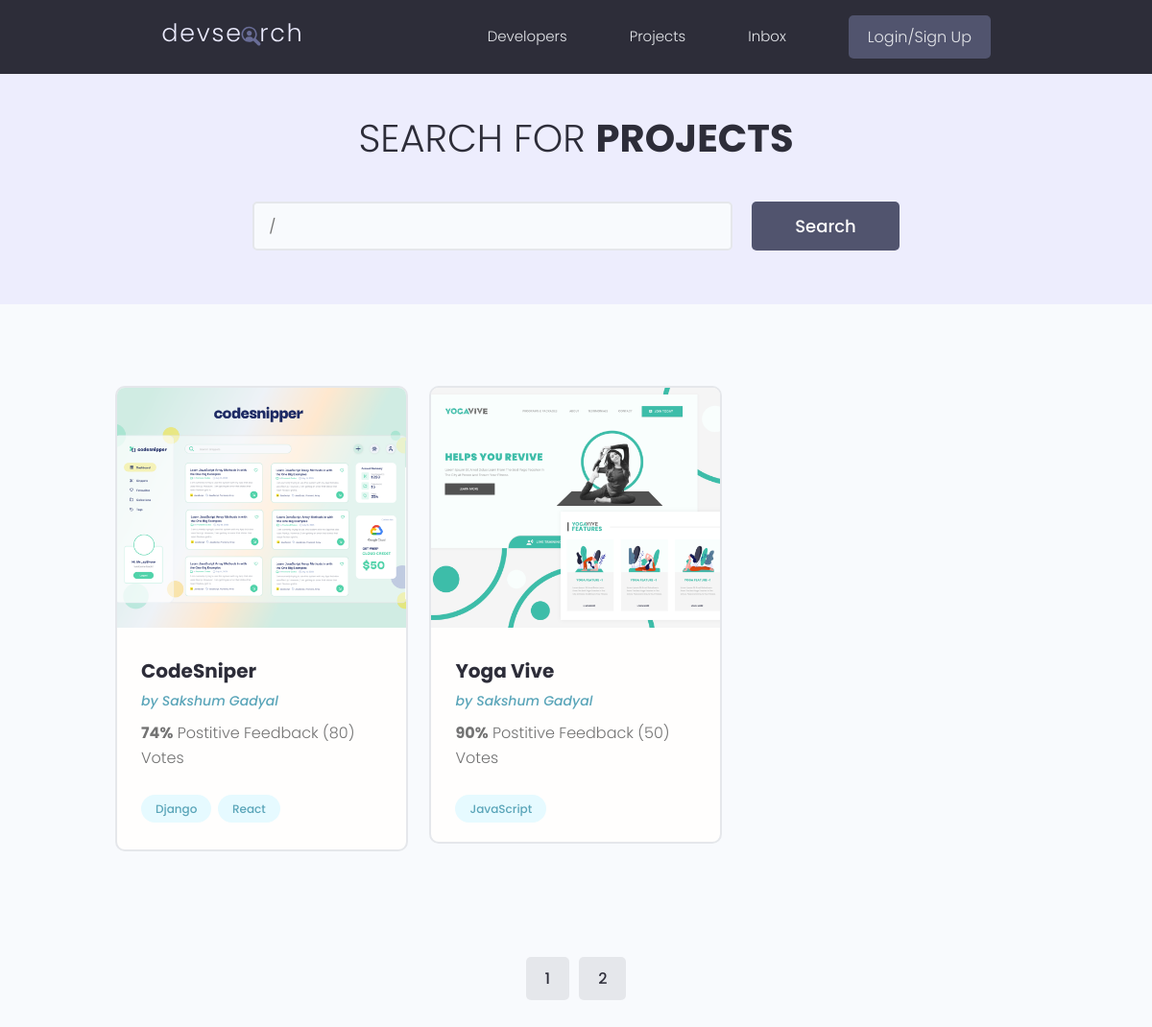
/projects/?page=2, run on an earlier commit of the app's database.
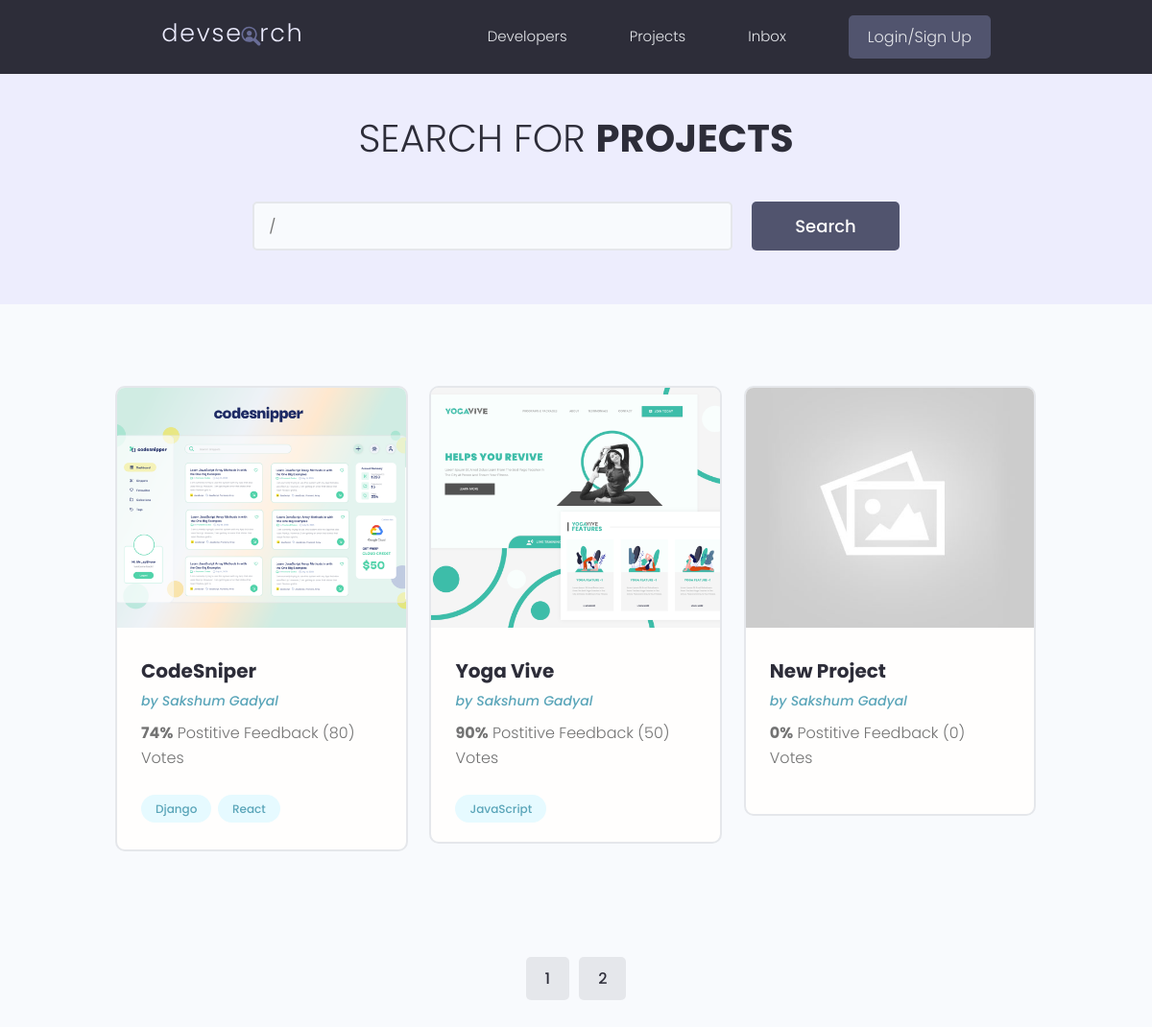
And on a later commit of the database.
### projects/models.py (models this page shows, shortened)
class Project(models.Model):
    owner = models.ForeignKey(Profile, null=True,
        blank=True, on_delete=models.SET_NULL)
    title = models.CharField(max_length=200)
    description = models.TextField(null=True, blank=True)
    featured_image = models.ImageField(null=True, blank=True,
        default="default.jpg")
    demo_link = models.CharField(max_length=2000, null=True, blank=True)
    source_link = models.CharField(max_length=2000, null=True, blank=True)
    tags = models.ManyToManyField('Tag', blank=True)
    vote_total = models.IntegerField(default=0, null=True, blank=True)
    vote_ratio = models.IntegerField(default=0, null=True, blank=True)
    created = models.DateTimeField(auto_now_add=True)
    id = models.UUIDField(default=uuid.uuid4, unique=True,
                            primary_key=True,editable=False)
    class Meta:
        ordering = ['created']

class Tag(models.Model):
    name = models.CharField(max_length=200)
    created = models.DateTimeField(auto_now_add=True)
    id = models.UUIDField(default=uuid.uuid4, unique=True,
                            primary_key=True,editable=False)
    def __str__(self):
        return self.name

### users/models.py (models this page shows, shortened)
class Profile(models.Model):
    user = models.OneToOneField(User, on_delete=models.CASCADE, null=True,blank=True)
    name = models.CharField(max_length=200, blank=True, null=True)
    email = models.EmailField(max_length=500, blank=True, null=True)
    username = models.CharField(max_length=200, blank=True, null=True)
    location = models.CharField(max_length=200, blank=True, null=True)
    short_intro = models.CharField(max_length=200, blank=True, null=True)
    bio = models.TextField(blank=True, null=True)
    profile_image = models.ImageField(null=True, blank=True,
        upload_to='profiles/',default="profiles/user-default.png")
    social_github = models.CharField(max_length=200, blank=True, null=True)
    social_twitter = models.CharField(max_length=200, blank=True, null=True)
    social_linkedin = models.CharField(max_length=200, blank=True, null=True)
    social_youtube = models.CharField(max_length=200, blank=True, null=True)
    social_website = models.CharField(max_length=200, blank=True, null=True)
    created = models.DateTimeField(auto_now_add=True)
    id = models.UUIDField(default=uuid.uuid4, unique=True,
                            primary_key=True, editable=False)

### projects/views.py (the view)
# urls.py: path('projects/', include('projects.urls')),
def projects(request):
    projects, search_query = searchProjects(request)
    page = request.GET.get('page')
    results = 3
    paginator = Paginator(projects, results)
    try:
        projects = paginator.page(page)
    except PageNotAnInteger:
        page = 1
        projects = paginator.page(page)
    except EmptyPage:
        page = paginator.num_pages
        projects = paginator.page(page)
    context = {'projects': projects, 'search_query': search_query, 'paginator':paginator}
    return  render(request, "projects/projects.html", context)

### projects/utils.py (called while the page is built)
def searchProjects(request):
    search_query = ''
    if request.GET.get('search_query'):
        search_query = request.GET.get('search_query')
    tags = Tag.objects.filter(name__icontains=search_query)
    projects = Project.objects.distinct().filter(
        Q(title__icontains=search_query) |
        Q(description__icontains=search_query) |
        Q(owner__name__icontains=search_query) |
        Q(tags__in=tags)
    )
    return projects, search_query

### projects/templates/projects/projects.html (shortened to what this page needs)
{% extends 'main.html' %}
{% block content %}
  <main class="projects">
    <section class="hero-section text-center">
      <div class="container container--narrow">
        <div class="hero-section__box">
          <h2>Search for <span>Projects</span></h2>
        </div>
        <div class="hero-section__search">
          <form class="form" action="{% url 'projects' %}" method="get">
            <div class="form__field">
              <input class="input input--text" id="formInput#search" type="text" name="search_query"
                placeholder="Search by Project Title" value={{search_query}}/>
            </div>
            <input class="btn btn--sub btn--lg" type="submit" value="Search" />
          </form>
        </div>
      </div>
    </section>
    <section class="projectsList">
      <div class="container">
        <div class="grid grid--three">
        {% for project in projects %}
        <div class="column">
            <div class="card project">
              <a href="{% url 'project' project.id %}" class="project">
                <img class="project__thumbnail" src="{{project.featured_image.url}}" alt="project thumbnail" />
                <div class="card__body">
                  <h3 class="project__title">{{project.title}}</h3>
                  <p><a class="project__author" href="{% url 'user-profile' project.owner.id %}">
                    by {{project.owner.name}}</a></p>
                  <p class="project--rating">
                    <span style="font-weight: bold;">{{project.vote_ratio}}%</span> Postitive
                    Feedback ({{project.vote_total}}) Vote{{project.vote_total|pluralize:"s"}}
                  </p>
                  <div class="project__tags">
                    {% for tag in project.tags.all %}
                    <span class="tag tag--pill tag--main">
                      <small>{{tag}}</small>
                    </span>
                    {% endfor %}
                  </div>
                </div>
              </a>
            </div>
          </div>
        {% endfor %}
        </div>
      </div>
    </section>
    <div class="pagination">
      <ul class="container">
        {% for page in paginator.page_range %}
          <li><a href="?page={{page}}" class="btn page-link">{{page}}</a></li>
        {% endfor %}
      </ul>
    </div>
  </main>
{% endblock content %}

What changed in the data, as far as the page shows it:
added Project: featured_image (placeholder picture), title "New Project", owner.name "Sakshum Gadyal", vote_ratio "0", vote_total "0"
